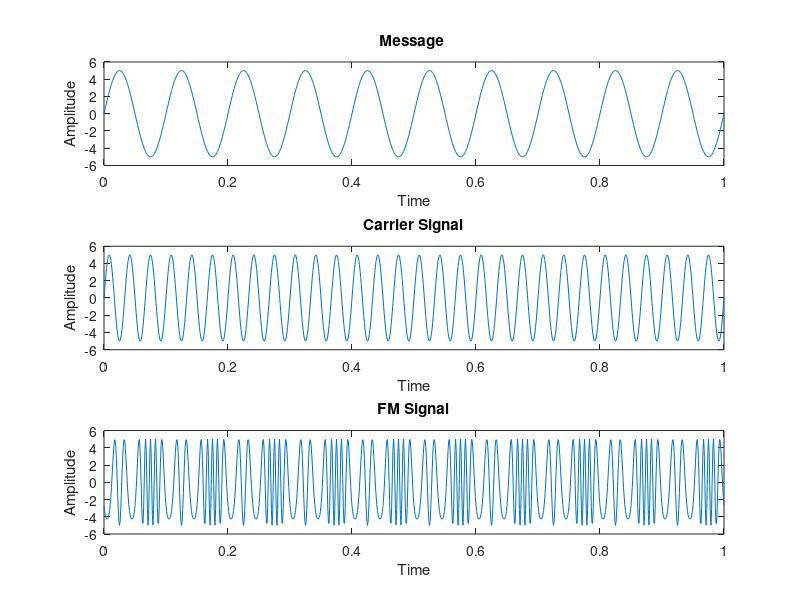

The MATLAB script that drew this image:
clc
clear all
close all
t = 0:0.001:1; %upto 1000 samples
%vm = input('Enter Amplitude (Message) = ');
%vc = input('Enter Amplitude (Carrier) = ');
%fM = input('Enter Message frequency = ');
%fc = input('Enter Carrier frequency = ');
%m = input('Enter Modulation Index = ');
vm = 5;
vc = 5;
fM = 10;
fc = 30;
m = 10;
msg = vm*sin(2*pi*fM*t);
subplot(3,1,1); %plotting message signal
plot(t,msg);
xlabel('Time');
ylabel('Amplitude');
title('Message ');

carrier = vc*sin(2*pi*fc*t);
subplot(3,1,2); %plotting carrier signal
plot(t,carrier);
xlabel('Time');
ylabel('Amplitude');
title('Carrier Signal');

y = vc*sin(2*pi*fc*t+m.*cos(2*pi*fM*t));
subplot(3,1,3);%plotting FM (Frequency Modulated) signal
plot(t,y);
xlabel('Time');
ylabel('Amplitude');
title('FM Signal');


%Sample MATLAB Input:
%Enter Amplitude (Message) = 5
%Enter Amplitude (Carrier) = 5
%Enter Message frequency = 8
%Enter Carrier frequency = 100
%Enter Modulation Index = 10